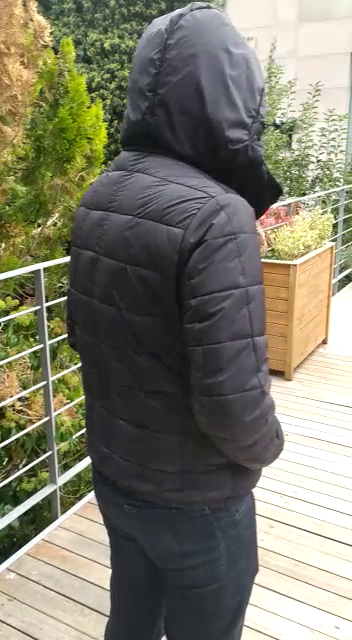
#> input picture frame 32 of video_2.mp4, 352 x 640 px
$ python code.py
#> lines starting #> are read from the running program, lines starting #| are printed output that depends on the picture
### framing.py
import cv2
import os
import numpy as np
#from PIL import Image

def framing(videofilename):

#> called with videofilename = 'video_2.mp4'
    if videofilename == "video_2.mp4":
        directoryName = videofilename[0:-4]+"_Frames" #directory name for the video frames
        if (os.path.isdir(directoryName) == False): #the video's directory does not exist. Create one.
            os.mkdir(directoryName)

        capture = cv2.VideoCapture(videofilename) #create VideoCapture object

        number = 0 #will be used when saving frames as jpg files
        while(capture.isOpened()):
            number += 1 #number of frames
            returnValue, imageFrame = capture.read()
#> imageFrame is the input picture: shape (640, 352, 3); mean B, G, R 107.1, 124.1, 125.9
            if returnValue: # frame read correctly
                imageFrame = cv2.rotate(imageFrame, cv2.ROTATE_90_CLOCKWISE)
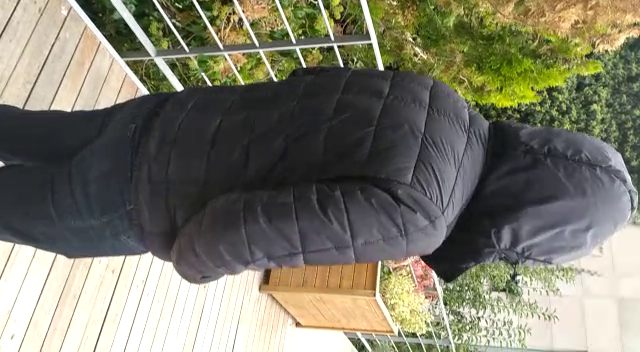
#> imageFrame: shape (352, 640, 3); mean B, G, R 107.1, 124.1, 125.9
                name = directoryName+"/frame_"+str(number)+".jpg"
                print("Creating " + name) #track the process
                cv2.imwrite(name, imageFrame) #save the frame as frame#N.jpg
            else: #when there is no frame left
                break
        capture.release()
        cv2.destroyAllWindows()
        return number


    else:

        directoryName = videofilename[0:-4]+"_Frames" #directory name for the video frames
        if (os.path.isdir(directoryName) == False): #the video's directory does not exist. Create one.
            os.mkdir(directoryName)

        capture = cv2.VideoCapture(videofilename) #create VideoCapture object

        number = 0 #will be used when saving frames as jpg files
        while(capture.isOpened()):
            number += 1 #number of frames
            returnValue, imageFrame = capture.read()
            if returnValue: # frame read correctly
                name = directoryName+"/frame_"+str(number)+".jpg"
                #print("Creating " + name) #track the process
                cv2.imwrite(name, imageFrame) #save the frame as frame#N.jpg
            else: #when there is no frame left
                break
        capture.release()
        cv2.destroyAllWindows()
        return number

### code.py
import cv2
import os
import numpy as np
from stitch_2_images import stitch_2_images
from framing import framing
#from PIL import Image

#stitched_image = stitch_2_images("frame_1.jpg", "frame_100.jpg")
#cv2.imwrite("stitched_image.jpg", stitched_image)

def main(videofilename):
    number_of_frames = framing(videofilename) #create frames and return their number
    #print(number_of_frames)
    directoryName = videofilename[0:-4]+"_Frames" #directory name for the video
    #take the frames nad make a list
    frames = []
#    if direction == "right_to_left":
    for i in range(1, number_of_frames):
        img_name = directoryName + "/frame_"+str(i)+".jpg"
        img = cv2.imread(img_name)
        frames.append(img)

    """
    elif direction == "left_to_right":
        for i in range(number_of_frames-1, 0, -1):
            img_name = directoryName + "/frame_"+str(i)+".jpg"
            img = cv2.imread(img_name)
            frames.append(img)
    """

    #do stitching
    #print(len(frames))
    panorama = frames[0] #initialize the panorama to the first frame

    for k in range(1, len(frames)):
        panorama = stitch_2_images(panorama, frames[k])
        print("stitching " + str(k) + "th frame")


    panorama_name = videofilename[0:-4] + "_panorama.jpg"
    cv2.imwrite(panorama_name, panorama)

main("video_2.mp4")
# [4 lines of commented-out code are left out]

$ run again, starting later in the video
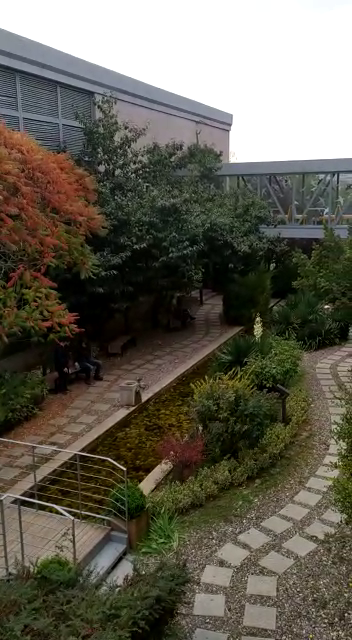
#> input picture frame 146 of video_2.mp4, 352 x 640 px
#> in framing, imageFrame is the input picture: shape (640, 352, 3); mean B, G, R 84.1, 96.8, 100.2
#> in framing, `imageFrame = cv2.rotate(imageFrame, cv2.ROTATE_90_CLOCKWISE)`:
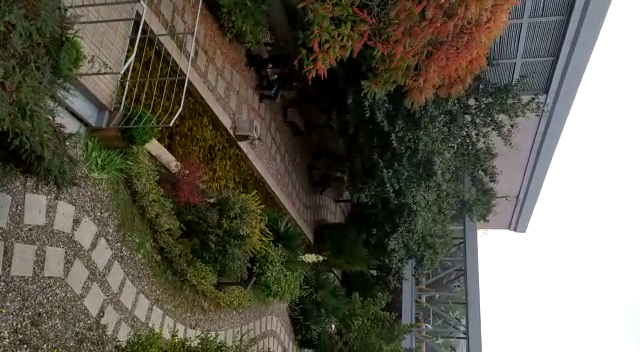
#> imageFrame: shape (352, 640, 3); mean B, G, R 84.1, 96.8, 100.2

$ run again, starting later in the video
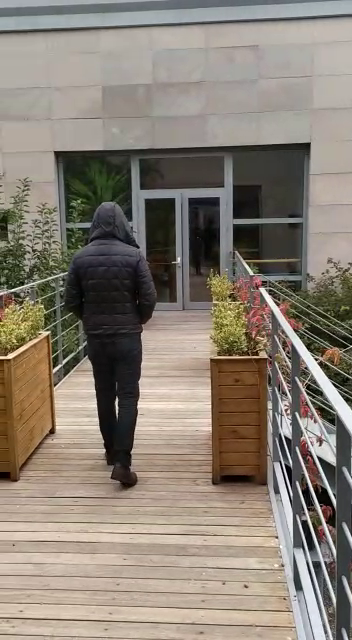
#> input picture frame 260 of video_2.mp4, 352 x 640 px
#> in framing, imageFrame is the input picture: shape (640, 352, 3); mean B, G, R 117, 128.4, 137.8
#> in framing, `imageFrame = cv2.rotate(imageFrame, cv2.ROTATE_90_CLOCKWISE)`:
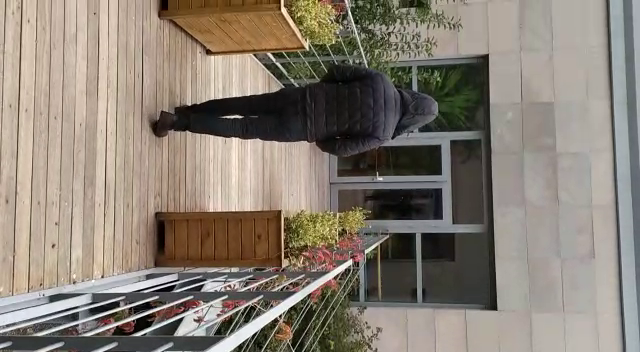
#> imageFrame: shape (352, 640, 3); mean B, G, R 117, 128.4, 137.8
